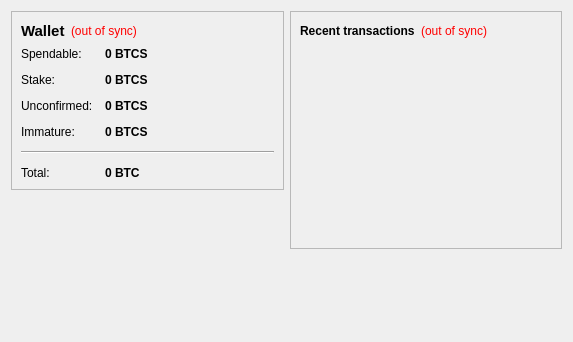
<?xml version="1.0" encoding="UTF-8"?>
<ui version="4.0">
 <class>OverviewPage</class>
 <widget class="QWidget" name="OverviewPage">
  <property name="geometry">
   <rect>
    <x>0</x>
    <y>0</y>
    <width>573</width>
    <height>342</height>
   </rect>
  </property>
  <property name="windowTitle">
   <string>Form</string>
  </property>
  <layout class="QHBoxLayout" name="horizontalLayout" stretch="1,1">
   <item>
    <layout class="QVBoxLayout" name="verticalLayout_2">
     <item>
      <widget class="QFrame" name="frame">
       <property name="frameShape">
        <enum>QFrame::StyledPanel</enum>
       </property>
       <property name="frameShadow">
        <enum>QFrame::Raised</enum>
       </property>
       <layout class="QVBoxLayout" name="verticalLayout_4">
        <item>
         <layout class="QHBoxLayout" name="horizontalLayout_4">
          <item>
           <widget class="QLabel" name="label_5">
            <property name="font">
             <font>
              <pointsize>11</pointsize>
              <weight>75</weight>
              <bold>true</bold>
             </font>
            </property>
            <property name="text">
             <string>Wallet</string>
            </property>
           </widget>
          </item>
          <item>
           <widget class="QLabel" name="labelWalletStatus">
            <property name="toolTip">
             <string>The displayed information may be out of date. Your wallet automatically synchronizes with the BitcoinSupreme network after a connection is established, but this process has not completed yet.</string>
            </property>
            <property name="styleSheet">
             <string notr="true">QLabel { color: red; }</string>
            </property>
            <property name="text">
             <string notr="true">(out of sync)</string>
            </property>
            <property name="alignment">
             <set>Qt::AlignLeading|Qt::AlignLeft|Qt::AlignVCenter</set>
            </property>
           </widget>
          </item>
          <item>
           <spacer name="horizontalSpacer_2">
            <property name="orientation">
             <enum>Qt::Horizontal</enum>
            </property>
            <property name="sizeHint" stdset="0">
             <size>
              <width>40</width>
              <height>20</height>
             </size>
            </property>
           </spacer>
          </item>
         </layout>
        </item>
        <item>
         <layout class="QFormLayout" name="formLayout_2">
          <property name="fieldGrowthPolicy">
           <enum>QFormLayout::AllNonFixedFieldsGrow</enum>
          </property>
          <property name="horizontalSpacing">
           <number>12</number>
          </property>
          <property name="verticalSpacing">
           <number>12</number>
          </property>
          <item row="0" column="0">
           <widget class="QLabel" name="label">
            <property name="text">
             <string>Spendable:</string>
            </property>
           </widget>
          </item>
          <item row="0" column="1">
           <widget class="QLabel" name="labelBalance">
            <property name="font">
             <font>
              <weight>75</weight>
              <bold>true</bold>
             </font>
            </property>
            <property name="cursor">
             <cursorShape>IBeamCursor</cursorShape>
            </property>
            <property name="toolTip">
             <string>Your current spendable balance</string>
            </property>
            <property name="text">
             <string notr="true">0 BTCS</string>
            </property>
            <property name="textInteractionFlags">
             <set>Qt::LinksAccessibleByMouse|Qt::TextSelectableByKeyboard|Qt::TextSelectableByMouse</set>
            </property>
           </widget>
          </item>
          <item row="1" column="0">
           <widget class="QLabel" name="label_6">
            <property name="text">
             <string>Stake:</string>
            </property>
           </widget>
          </item>
          <item row="1" column="1">
           <widget class="QLabel" name="labelStake">
            <property name="font">
             <font>
              <weight>75</weight>
              <bold>true</bold>
             </font>
            </property>
            <property name="cursor">
             <cursorShape>IBeamCursor</cursorShape>
            </property>
            <property name="toolTip">
             <string>Total of coins that was staked, and do not yet count toward the current balance</string>
            </property>
            <property name="text">
             <string notr="true">0 BTCS</string>
            </property>
            <property name="textInteractionFlags">
             <set>Qt::LinksAccessibleByMouse|Qt::TextSelectableByKeyboard|Qt::TextSelectableByMouse</set>
            </property>
           </widget>
          </item>
          <item row="2" column="0">
           <widget class="QLabel" name="label_3">
            <property name="text">
             <string>Unconfirmed:</string>
            </property>
           </widget>
          </item>
          <item row="2" column="1">
           <widget class="QLabel" name="labelUnconfirmed">
            <property name="font">
             <font>
              <weight>75</weight>
              <bold>true</bold>
             </font>
            </property>
            <property name="cursor">
             <cursorShape>IBeamCursor</cursorShape>
            </property>
            <property name="toolTip">
             <string>Total of transactions that have yet to be confirmed, and do not yet count toward the current balance</string>
            </property>
            <property name="text">
             <string notr="true">0 BTCS</string>
            </property>
            <property name="textInteractionFlags">
             <set>Qt::LinksAccessibleByMouse|Qt::TextSelectableByKeyboard|Qt::TextSelectableByMouse</set>
            </property>
           </widget>
          </item>
          <item row="3" column="0">
           <widget class="QLabel" name="labelImmatureText">
            <property name="text">
             <string>Immature:</string>
            </property>
           </widget>
          </item>
          <item row="3" column="1">
           <widget class="QLabel" name="labelImmature">
            <property name="font">
             <font>
              <weight>75</weight>
              <bold>true</bold>
             </font>
            </property>
            <property name="toolTip">
             <string>Mined balance that has not yet matured</string>
            </property>
            <property name="text">
             <string notr="true">0 BTCS</string>
            </property>
            <property name="textInteractionFlags">
             <set>Qt::LinksAccessibleByMouse|Qt::TextSelectableByKeyboard|Qt::TextSelectableByMouse</set>
            </property>
           </widget>
          </item>
          <item row="4" column="0" colspan="2">
           <widget class="Line" name="line">
            <property name="orientation">
             <enum>Qt::Horizontal</enum>
            </property>
           </widget>
          </item>
          <item row="5" column="0">
           <widget class="QLabel" name="labelTotalText">
            <property name="text">
             <string>Total:</string>
            </property>
           </widget>
          </item>
          <item row="5" column="1">
           <widget class="QLabel" name="labelTotal">
            <property name="font">
             <font>
              <weight>75</weight>
              <bold>true</bold>
             </font>
            </property>
            <property name="cursor">
             <cursorShape>IBeamCursor</cursorShape>
            </property>
            <property name="toolTip">
             <string>Your current total balance</string>
            </property>
            <property name="text">
             <string notr="true">0 BTC</string>
            </property>
            <property name="textInteractionFlags">
             <set>Qt::LinksAccessibleByMouse|Qt::TextSelectableByKeyboard|Qt::TextSelectableByMouse</set>
            </property>
           </widget>
          </item>
         </layout>
        </item>
       </layout>
      </widget>
     </item>
     <item>
      <spacer name="verticalSpacer">
       <property name="orientation">
        <enum>Qt::Vertical</enum>
       </property>
       <property name="sizeHint" stdset="0">
        <size>
         <width>20</width>
         <height>40</height>
        </size>
       </property>
      </spacer>
     </item>
    </layout>
   </item>
   <item>
    <layout class="QVBoxLayout" name="verticalLayout_3">
     <item>
      <widget class="QFrame" name="frame_2">
       <property name="frameShape">
        <enum>QFrame::StyledPanel</enum>
       </property>
       <property name="frameShadow">
        <enum>QFrame::Raised</enum>
       </property>
       <layout class="QVBoxLayout" name="verticalLayout">
        <item>
         <layout class="QHBoxLayout" name="horizontalLayout_2">
          <item>
           <widget class="QLabel" name="label_4">
            <property name="text">
             <string>&lt;b&gt;Recent transactions&lt;/b&gt;</string>
            </property>
           </widget>
          </item>
          <item>
           <widget class="QLabel" name="labelTransactionsStatus">
            <property name="toolTip">
             <string>The displayed information may be out of date. Your wallet automatically synchronizes with the BitcoinSupreme network after a connection is established, but this process has not completed yet.</string>
            </property>
            <property name="styleSheet">
             <string notr="true">QLabel { color: red; }</string>
            </property>
            <property name="text">
             <string notr="true">(out of sync)</string>
            </property>
            <property name="alignment">
             <set>Qt::AlignRight|Qt::AlignTrailing|Qt::AlignVCenter</set>
            </property>
           </widget>
          </item>
          <item>
           <spacer name="horizontalSpacer">
            <property name="orientation">
             <enum>Qt::Horizontal</enum>
            </property>
            <property name="sizeHint" stdset="0">
             <size>
              <width>40</width>
              <height>20</height>
             </size>
            </property>
           </spacer>
          </item>
         </layout>
        </item>
        <item>
         <widget class="QListView" name="listTransactions">
          <property name="styleSheet">
           <string notr="true">QListView { background: transparent; }</string>
          </property>
          <property name="frameShape">
           <enum>QFrame::NoFrame</enum>
          </property>
          <property name="verticalScrollBarPolicy">
           <enum>Qt::ScrollBarAlwaysOff</enum>
          </property>
          <property name="horizontalScrollBarPolicy">
           <enum>Qt::ScrollBarAlwaysOff</enum>
          </property>
          <property name="selectionMode">
           <enum>QAbstractItemView::NoSelection</enum>
          </property>
         </widget>
        </item>
       </layout>
      </widget>
     </item>
     <item>
      <spacer name="verticalSpacer_2">
       <property name="orientation">
        <enum>Qt::Vertical</enum>
       </property>
       <property name="sizeHint" stdset="0">
        <size>
         <width>20</width>
         <height>40</height>
        </size>
       </property>
      </spacer>
     </item>
    </layout>
   </item>
  </layout>
 </widget>
 <resources/>
 <connections/>
</ui>
